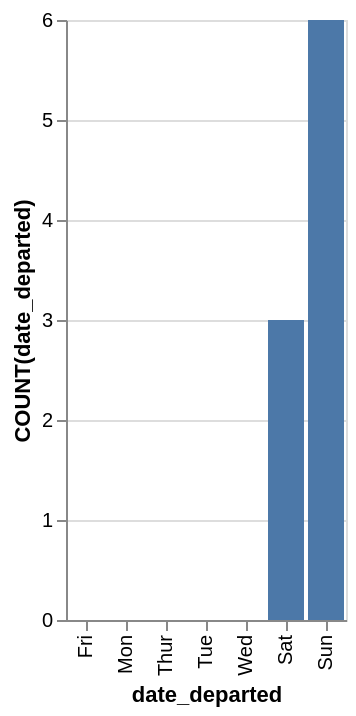

Here is the Vega-Lite specification saved for this chart:
### Vega-Lite specification from a JSON file in a GitHub repository (floating-point values rounded to 4 significant figures)
{"data": {"values": [{"x_data": "Fri", "y_data": 0}, {"x_data": "Mon", "y_data": 0}, {"x_data": "Thur", "y_data": 0}, {"x_data": "Tue", "y_data": 0}, {"x_data": "Wed", "y_data": 0}, {"x_data": "Sat", "y_data": 3}, {"x_data": "Sun", "y_data": 6}]}, "mark": "bar", "encoding": {"x": {"field": "x_data", "type": "nominal", "title": "date_departed", "sort": {"op": "sum", "field": "y_data", "order": "ascending"}}, "y": {"field": "y_data", "type": "quantitative", "title": "COUNT(date_departed)"}}}
